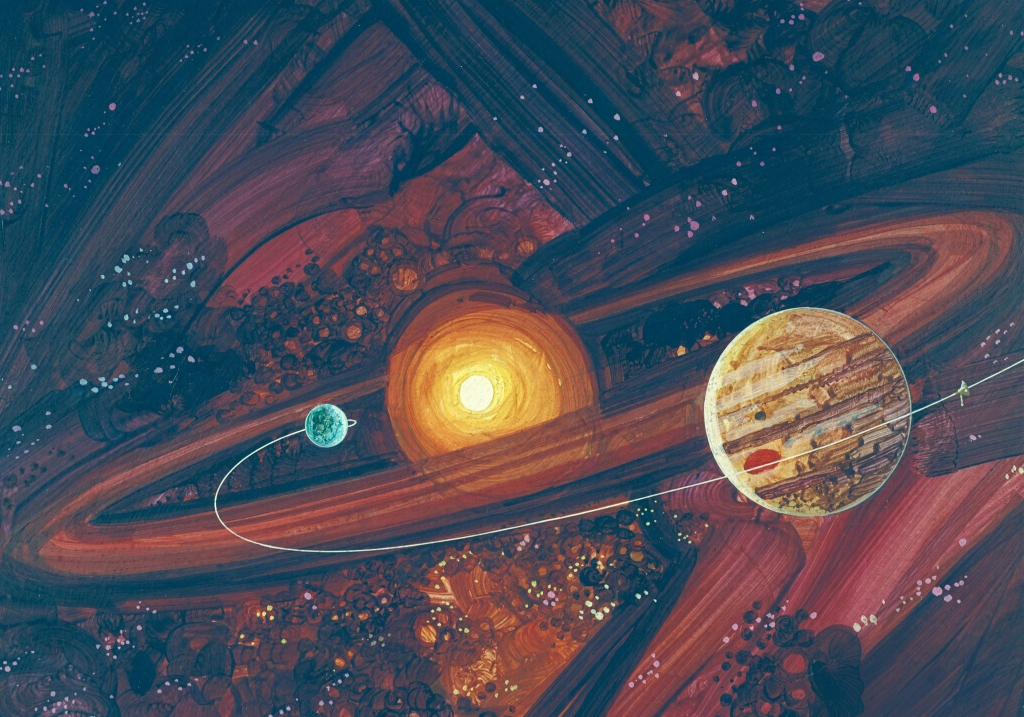
#> input picture data/space_colony/train/ARC-1974-AC73-9344.jpg, 2048 x 1434 px (shown at 1/2 size); its folder holds 4 pictures in this run
$ python erase_signatures.py
#> lines starting #> are read from the running program, lines starting #| are printed output that depends on the picture; after the words box and inside, x2 and y2 are one past the last pixel; in counts of white or black regions, pixels touching at a corner belong together
### pipeline/bfl.py
"""Minimal BFL API client: submit a task, poll it, download the result.

The key comes from API_KEY in the repo's .env (or BFL_API_KEY in the
environment). It is sent only to api.bfl.ai and never printed.
"""

import base64
import json
import os
import time
import urllib.error
import urllib.request

ROOT = os.path.dirname(os.path.dirname(os.path.abspath(__file__)))
API = "https://api.bfl.ai/v1"


def api_key():
    path = os.path.join(ROOT, ".env")
    if os.path.exists(path):
        for line in open(path):
            name, _, value = line.strip().partition("=")
            if name in ("API_KEY", "BFL_API_KEY") and value:
                return value.strip().strip("'\"")
    key = os.environ.get("BFL_API_KEY")
    if not key:
        raise SystemExit("No API_KEY in .env and no BFL_API_KEY in env")
    return key


def _request(url, body=None):
    req = urllib.request.Request(
        url,
        data=json.dumps(body).encode() if body is not None else None,
        headers={"x-key": api_key(), "Content-Type": "application/json",
                 "accept": "application/json"})
    try:
        with urllib.request.urlopen(req, timeout=120) as resp:
            return json.load(resp)
    except urllib.error.HTTPError as err:
        raise SystemExit(f"{err.code} from {url}: {err.read().decode()[:2000]}")


def b64(path):
    with open(path, "rb") as f:
        return base64.b64encode(f.read()).decode()


def run(endpoint, body, poll_every=3.0):
    """Submit to /v1/<endpoint>, wait until Ready, return the result dict."""
    task = _request(f"{API}/{endpoint}", body)
    print(f"submitted {endpoint} id={task['id']} cost={task.get('cost')}")
    while True:
        time.sleep(poll_every)
        status = _request(task["polling_url"])
        state = status.get("status")
        if state == "Ready":
            return status["result"]
        if state in ("Error", "Failed", "Request Moderated", "Content Moderated"):
            raise SystemExit(f"{endpoint} {state}: {json.dumps(status)[:2000]}")
        print(f"  {state} {status.get('progress') or ''}", flush=True)


# [5 lines left out: function download, not called in this run]

### pipeline/erase_signatures.py
"""Remove painted signatures inside the training images with FLUX Erase.

Usage:
    python pipeline/erase_signatures.py [name ...]

Run after prep_space_colony.py. Edits data/space_colony/train/<name>.jpg in
place; boxes are fractions (left, top, right, bottom) of the prepped image.
"""

import base64
import io
import os
import sys

from PIL import Image, ImageDraw

import bfl

TRAIN = os.path.join(bfl.ROOT, "data", "space_colony", "train")
SIGNATURES = {
    "ARC-1974-AC73-9344": (0.81, 0.94, 0.92, 1.0),
    "ARC-1976-AC76-0296": (0.54, 0.85, 0.595, 0.90),
    "ARC-1976-AC76-0297": (0.83, 0.85, 0.895, 0.90),
    "ARC-1976-AC76-1089": (0.70, 0.86, 0.81, 0.91),
    "ARC-1978-AC78-0238": (0.84, 0.71, 0.90, 0.76),
    "ARC-1977-AC77-1069": (0.67, 0.835, 0.745, 0.865),
}

for name in sys.argv[1:] or SIGNATURES:
    l, t, r, b = SIGNATURES[name]
    path = os.path.join(TRAIN, f"{name}.jpg")
    im = Image.open(path).convert("RGB")
#> im is the input picture: PIL image 2048x1434 RGB; mean R, G, B 73.4, 75.4, 87.4
    mask = Image.new("L", im.size, 0)
#> mask: PIL image 2048x1434 L; every value is 0
    ImageDraw.Draw(mask).rectangle(
        (l * im.width, t * im.height, r * im.width, b * im.height), fill=255)
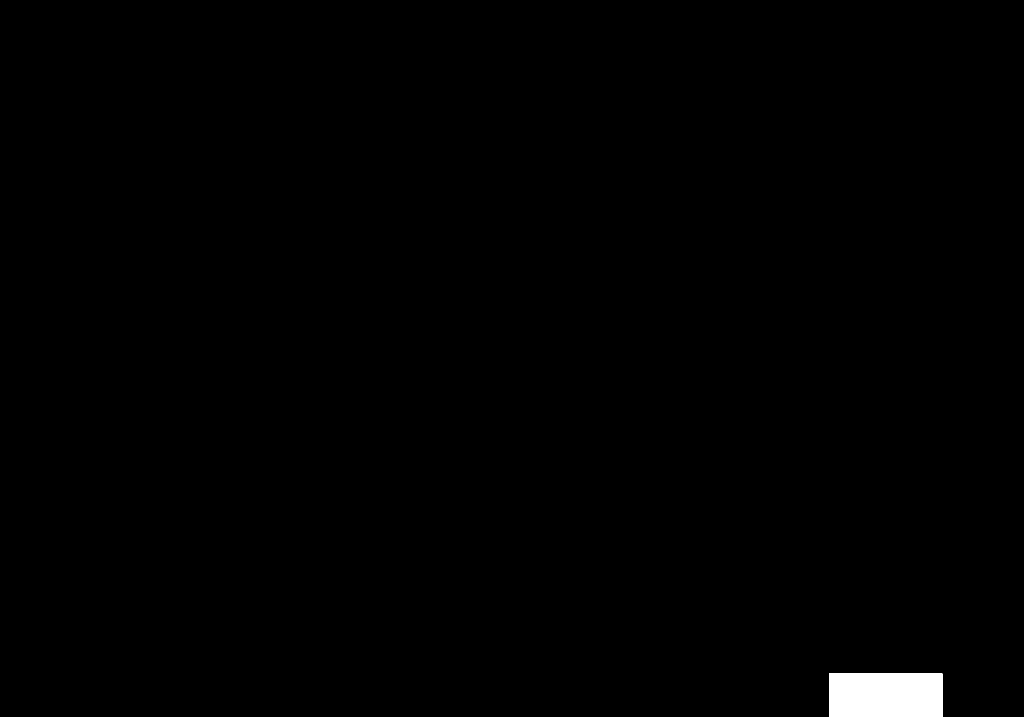
#> mask: PIL image 2048x1434 L (shown at 1/2 size); 0.67% white; 1 white region, box (x1, y1, x2, y2) and area: (1658, 1347, 1885, 1434) 19749
    png = io.BytesIO()
    mask.save(png, "PNG")
    mask_path = os.path.join(bfl.ROOT, "out", "masks", f"{name}.png")
    os.makedirs(os.path.dirname(mask_path), exist_ok=True)
    mask.save(mask_path)
    src = io.BytesIO()
    im.save(src, "PNG")
    result = bfl.run("flux-tools/erase-v1", {
        "image": base64.b64encode(src.getvalue()).decode(),
        "mask": base64.b64encode(png.getvalue()).decode(),
    })
#> (the run stopped early here; a loop or call above may not have finished)
